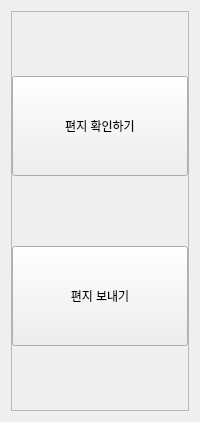
               <widget class="QWidget" name="page5">
                <layout class="QHBoxLayout" name="horizontalLayout_12">
                 <item>
                  <widget class="QFrame" name="frame_6">
                   <property name="minimumSize">
                    <size>
                     <width>0</width>
                     <height>400</height>
                    </size>
                   </property>
                   <property name="maximumSize">
                    <size>
                     <width>400</width>
                     <height>16777215</height>
                    </size>
                   </property>
                   <property name="frameShape">
                    <enum>QFrame::StyledPanel</enum>
                   </property>
                   <property name="frameShadow">
                    <enum>QFrame::Raised</enum>
                   </property>
                   <layout class="QVBoxLayout" name="verticalLayout_6">
                    <property name="leftMargin">
                     <number>0</number>
                    </property>
                    <property name="topMargin">
                     <number>0</number>
                    </property>
                    <property name="rightMargin">
                     <number>0</number>
                    </property>
                    <property name="bottomMargin">
                     <number>0</number>
                    </property>
                    <item>
                     <widget class="QPushButton" name="pushButton_4">
                      <property name="minimumSize">
                       <size>
                        <width>0</width>
                        <height>100</height>
                       </size>
                      </property>
                      <property name="text">
                       <string>편지 확인하기</string>
                      </property>
                     </widget>
                    </item>
                    <item>
                     <widget class="QPushButton" name="pushButton_7">
                      <property name="minimumSize">
                       <size>
                        <width>0</width>
                        <height>100</height>
                       </size>
                      </property>
                      <property name="text">
                       <string>편지 보내기</string>
                      </property>
                     </widget>
                    </item>
                   </layout>
                  </widget>
                 </item>
                </layout>
               </widget>
